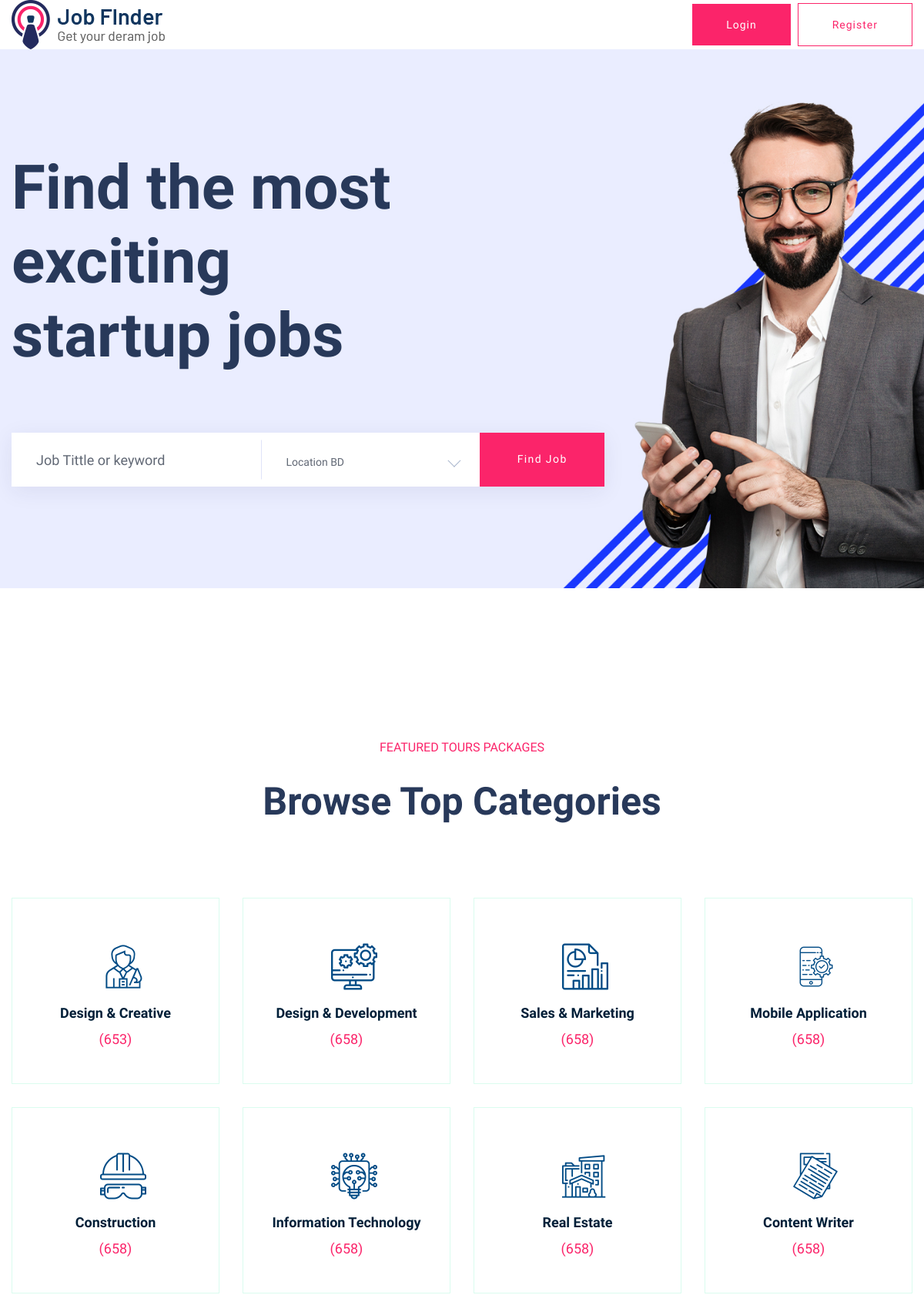
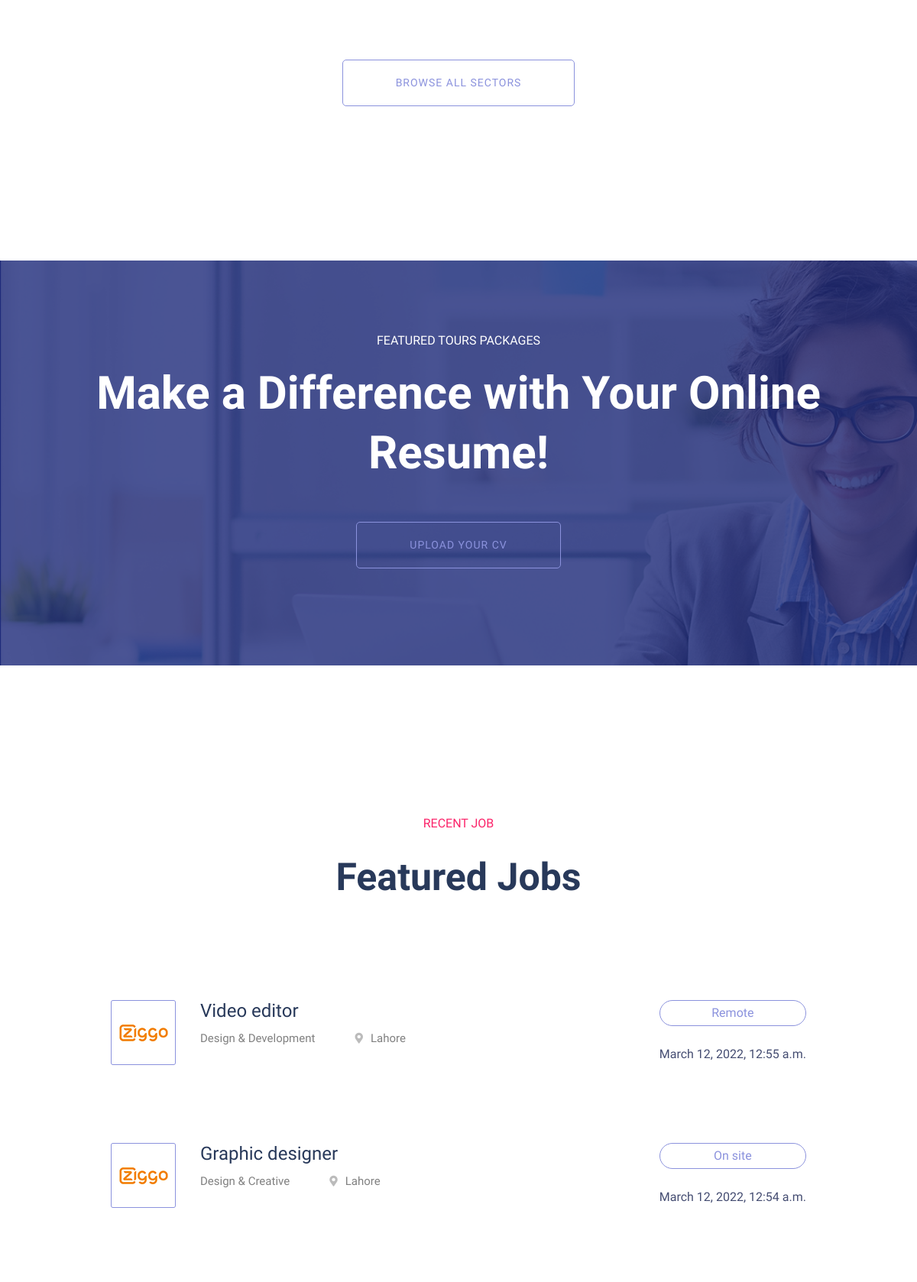
The page / (upper part) on the database its author committed (2 pictures, top to bottom).
### main/models.py (models this page shows, shortened)
class jobPostData(models.Model):
    CATEGORY_CHOICES = (
    ("Design & Creative", "Design & Creative"),
    ("Design & Development", "Design & Development"),
    ("Sales & Marketing", "Sales & Marketing"),
    ("Mobile Application", "Mobile Application"),
    ("Construction", "Construction"),
    ("Information Technology", "Information Technology"),
    ("Real Estate", "Real Estate"),
    ("Content Writer", "Content Writer"),
    )
    JOB_CHOICES =(
        ("Part Time","Part Time"),
        ("Full Time","Full Time"),
        ("Remote","Remote"),
        ("On site","On site"),
    )
    title = models.CharField(max_length=70,default='')
    desription = RichTextField(null=True,blank=True)
    author = models.CharField(max_length=50)
    location = models.CharField(max_length=100,default='')
    job_nature = models.CharField(max_length=30,choices=JOB_CHOICES,default='No choice')
    category = models.CharField(max_length=50,choices=CATEGORY_CHOICES,default='No category')
    posted_date = models.DateTimeField(auto_now_add=True)
    vacancy = models.IntegerField(default=1)
    salary = models.CharField(max_length=30,default='')
    application_deadline = models.DateTimeField(default=datetime.datetime.now())
    user_job_post = models.ForeignKey(User,on_delete=models.CASCADE)

### main/views.py (the view)
# urls.py: 2. Add a URL to urlpatterns:  path('', views.home, name='home')
def home(request):
    data = jobPostData.objects.all().order_by('-posted_date')
    template_name = 'main/index.html'
    context={
        'data':data,
    }
    return render(request,template_name,context)

### main/templates/main/index.html (shortened to what this page needs)
{% extends 'main/layout.html' %}
{% load static %}
{% block body %}
<main>
    <div class="slider-area">
      <div class="slider-active">
        <div
          class="single-slider slider-height d-flex align-items-center"
          data-background=" {% static 'main/assets/img/hero/h1_hero.jpg'  %}"
        >
          <div class="container">
            <div class="row">
              <div class="col-xl-6 col-lg-9 col-md-10">
                <div class="hero__caption">
                  <h1>Find the most exciting startup jobs</h1>
                </div>
              </div>
            </div>
            <div class="row">
              <div class="col-xl-8">
                <form action="#" class="search-box">
                  <div class="input-form">
                    <input type="text" placeholder="Job Tittle or keyword" />
                  </div>
                  <div class="select-form">
                  </div>
                  <div class="search-form">
                    <a href="#">Find job</a>
                  </div>
                </form>
              </div>
            </div>
          </div>
        </div>
      </div>
    </div>
    <div class="our-services section-pad-t30">
      <div class="container">
        <div class="row">
          <div class="col-lg-12">
            <div class="section-tittle text-center">
              <span>FEATURED TOURS Packages</span>
              <h2>Browse Top Categories</h2>
            </div>
          </div>
        </div>
        <div class="row d-flex justify-contnet-center">
          <div class="col-xl-3 col-lg-3 col-md-4 col-sm-6">
            <div class="single-services text-center mb-30">
              <div class="services-ion">
                <span class="flaticon-tour"></span>
              </div>
              <div class="services-cap">
                <h5><a href="job_listing.html">Design & Creative</a></h5>
                <span>(653)</span>
              </div>
            </div>
          </div>
          <div class="col-xl-3 col-lg-3 col-md-4 col-sm-6">
            <div class="single-services text-center mb-30">
              <div class="services-ion">
                <span class="flaticon-cms"></span>
              </div>
              <div class="services-cap">
                <h5><a href="job_listing.html">Design & Development</a></h5>
                <span>(658)</span>
              </div>
            </div>
          </div>
          <div class="col-xl-3 col-lg-3 col-md-4 col-sm-6">
            <div class="single-services text-center mb-30">
              <div class="services-ion">
                <span class="flaticon-report"></span>
              </div>
              <div class="services-cap">
                <h5><a href="job_listing.html">Sales & Marketing</a></h5>
                <span>(658)</span>
              </div>
            </div>
          </div>
          <div class="col-xl-3 col-lg-3 col-md-4 col-sm-6">
            <div class="single-services text-center mb-30">
              <div class="services-ion">
                <span class="flaticon-app"></span>
              </div>
              <div class="services-cap">
                <h5><a href="job_listing.html">Mobile Application</a></h5>
                <span>(658)</span>
              </div>
            </div>
          </div>
          <div class="col-xl-3 col-lg-3 col-md-4 col-sm-6">
            <div class="single-services text-center mb-30">
              <div class="services-ion">
                <span class="flaticon-helmet"></span>
              </div>
              <div class="services-cap">
                <h5><a href="job_listing.html">Construction</a></h5>
                <span>(658)</span>
              </div>
            </div>
          </div>
          <div class="col-xl-3 col-lg-3 col-md-4 col-sm-6">
            <div class="single-services text-center mb-30">
              <div class="services-ion">
                <span class="flaticon-high-tech"></span>
              </div>
              <div class="services-cap">
                <h5><a href="job_listing.html">Information Technology</a></h5>
                <span>(658)</span>
              </div>
            </div>
          </div>
          <div class="col-xl-3 col-lg-3 col-md-4 col-sm-6">
            <div class="single-services text-center mb-30">
              <div class="services-ion">
                <span class="flaticon-real-estate"></span>
              </div>
              <div class="services-cap">
                <h5><a href="job_listing.html">Real Estate</a></h5>
                <span>(658)</span>
              </div>
            </div>
          </div>
          <div class="col-xl-3 col-lg-3 col-md-4 col-sm-6">
            <div class="single-services text-center mb-30">
              <div class="services-ion">
                <span class="flaticon-content"></span>
              </div>
              <div class="services-cap">
                <h5><a href="job_listing.html">Content Writer</a></h5>
                <span>(658)</span>
              </div>
            </div>
          </div>
        </div>
        <div class="row">
          <div class="col-lg-12">
            <div class="browse-btn2 text-center mt-50">
              <a href="job_listing.html" class="border-btn2"
                >Browse All Sectors</a
              >
            </div>
          </div>
        </div>
      </div>
    </div>
    <div
      class="online-cv cv-bg section-overly pt-90 pb-120"
      data-background="{% static  'main/assets/img/gallery/cv_bg.jpg' %}  "
    >
      <div class="container">
        <div class="row justify-content-center">
          <div class="col-xl-10">
            <div class="cv-caption text-center">
              <p class="pera1">FEATURED TOURS Packages</p>
              <p class="pera2">Make a Difference with Your Online Resume!</p>
              <a href="#" class="border-btn2 border-btn4">Upload your cv</a>
            </div>
          </div>
        </div>
      </div>
    </div>
    <section class="featured-job-area feature-padding">
      <div class="container">
        <div class="row">
          <div class="col-lg-12">
            <div class="section-tittle text-center">
              <span>Recent Job</span>
              <h2>Featured Jobs</h2>
            </div>
          </div>
        </div>
        <div class="row justify-content-center">
          <div class="col-xl-10">
            {%  for dt in data %}
            <div class="single-job-items mb-30">
              <div class="job-items">
                <div class="company-img">
                  <a href="{% url 'jobPostDetail' dt.id %}"
                    ><img src="{% static  'main/assets/img/icon/job-list1.png' %} " alt=""
                  /></a>
                </div>
                <div class="job-tittle">
                  <a href="{% url 'jobPostDetail' dt.id %}"><h4>{{dt.title}}</h4></a>
                  <ul>
                    <li>{{dt.category}}</li>
                    <li>
                      <i class="fas fa-map-marker-alt"></i>{{dt.location}}
                    </li>
                  </ul>
                </div>
              </div>
              <div class="items-link f-right">
                <a href="{% url 'jobPostDetail' dt.id %}">{{dt.job_nature}}</a>
                <span>{{dt.posted_date}}</span>
              </div>
            </div>
            {% endfor %}
          </div>
        </div>
      </div>
    </section>
  </main>
{% endblock body %}

### rows shown on the page
jobPostData: title "Video editor", category "Design & Development", location "Lahore", job_nature "Remote", posted_date "March 12, 2022, 12:55 a.m."
jobPostData: title "Graphic designer", category "Design & Creative", location "Lahore", job_nature "On site", posted_date "March 12, 2022, 12:54 a.m."
